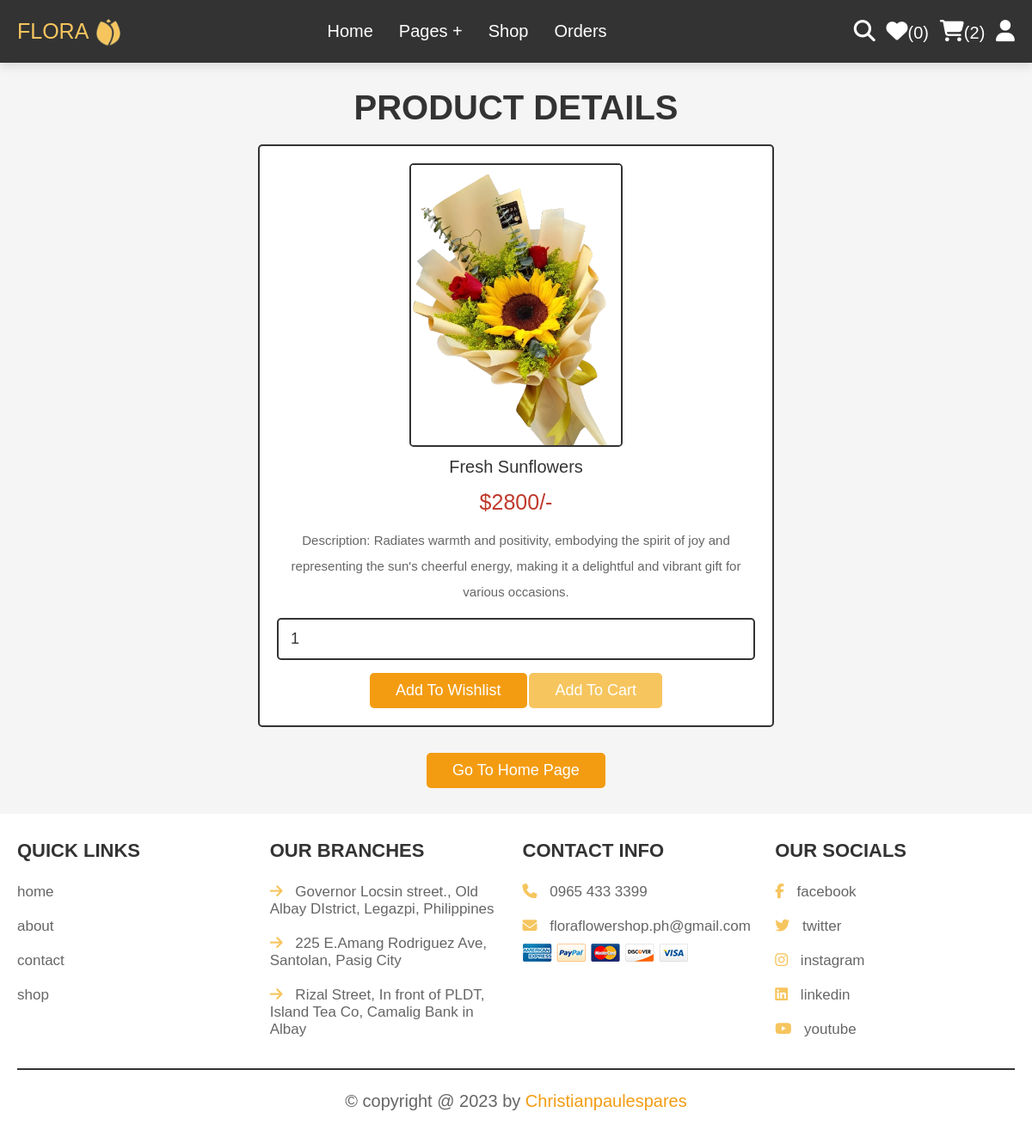
/view_page.php?pid=16 (signed in), run on the app's committed database.
### tables this page shows
CREATE TABLE `products` (
  `id` int(100) NOT NULL,
  `name` varchar(100) NOT NULL,
  `details` varchar(500) NOT NULL,
  `price` int(100) NOT NULL,
  `image` varchar(100) NOT NULL
);

### view_page.php (the view, shortened to what this page needs)
<?php
@include 'config.php';
?>
<!DOCTYPE html>
<html lang="en">
<head>
   <link rel="stylesheet" href="https://cdnjs.cloudflare.com/ajax/libs/font-awesome/6.5.1/css/all.min.css">
   <link rel="stylesheet" href="css/style.css">
</head>
<body>
<?php @include 'header.php'; ?>
<section class="quick-view">
    <h1 class="title">product details</h1>
    <?php
        if(isset($_GET['pid'])){
            $pid = $_GET['pid'];
            $select_products = mysqli_query($conn, "SELECT * FROM `products` WHERE id = '$pid'") or die('query failed');
         if(mysqli_num_rows($select_products) > 0){
            while($fetch_products = mysqli_fetch_assoc($select_products)){
    ?>
    <form action="" method="POST">
         <img src="uploaded_img/<?php echo $fetch_products['image']; ?>" alt="" class="image">
         <div class="name"><?php echo $fetch_products['name']; ?></div>
         <div class="price">$<?php echo $fetch_products['price']; ?>/-</div>
         <div class="details"><?php echo $fetch_products['details']; ?></div>
         <input type="number" name="product_quantity" value="1" min="0" class="qty">
         <input type="submit" value="add to wishlist" name="add_to_wishlist" class="option-btn">
         <input type="submit" value="add to cart" name="add_to_cart" class="btn">
      </form>
    <?php
            }
        }else{
        echo '<p class="empty">no products details available!</p>';
        }
    }
    ?>
    <div class="more-btn">
        <a href="home.php" class="option-btn">go to home page</a>
    </div>
</section>
<?php @include 'footer.php'; ?>
</body>
</html>

### css/style.css (style rules this page uses)
:root { --gold:#F6C55E; --red:#c0392b; --orange:#f39c12; --black:#333; --white:#fff; --light-color:#666; --light-white:#ccc; --light-bg:#f5f5f5; --border:.2rem solid var(--black); --box-shadow:0 .5rem 1rem rgba(0,0,0,.1); --light-black: #443; --border-radius: 95% 4% 97% 5% / 4% 94% 3% 95%; --border-radius-hover: 4% 95% 6% 95% / 95% 4% 92% 5%; --border-hover: .2rem dashed var(--black); }
* { font-family: 'Poppins', sans-serif; margin:0; padding:0; box-sizing: border-box; outline: none; border:none; text-decoration: none; transition:all .2s linear; }
html { font-size: 62.5%; overflow-x: hidden; scroll-behavior: smooth; scroll-padding-top: 6.5rem; }
body { background: var(--light-bg); }
section { padding:3rem 2rem; }
.btn, .delete-btn, .option-btn { display: inline-block; border-radius: .5rem; margin-top: 1rem; font-size: 1.8rem; color:var(--white); cursor: pointer; padding:1rem 3rem; text-transform: capitalize; }
.btn { background-color: var(--gold); }
.option-btn { background-color: var(--orange); }
.more-btn { margin-top: 2rem; text-align: center; }
.title { text-align: center; margin-bottom: 2rem; color:var(--black); text-transform: uppercase; font-size: 4rem; }
.quick-view form { max-width: 60rem; padding:2rem; text-align: center; border:var(--border); box-shadow: var(--border); border-radius: .5rem; background-color: var(--white); margin:0 auto; }
.quick-view form .image { height: 33rem; border:var(--border); border-radius: .5rem; }
.quick-view form .name { margin:1rem 0; font-size: 2rem; color:var(--black); }
.quick-view form .price { color:var(--red); font-size: 2.5rem; padding:.5rem 0; }
.quick-view form .details { padding:1rem 0; font-size: 1.5rem; color:var(--light-color); line-height: 2; }
.quick-view form .qty { width: 100%; padding:1.2rem 1.4rem; font-size: 1.8rem; color:var(--black); border-radius: .5rem; border:var(--border); margin:.5rem 0; }

### data on the page
products: image (picture), name "Fresh Sunflowers", price "2800", details "Description: Radiates warmth and positivity, embodying the spirit of joy and representing the sun's cheerful energy, making it a delightful and vibrant gift for various occasions."

### other printed values
$wishlist_num_rows "0"
$cart_num_rows "2"
